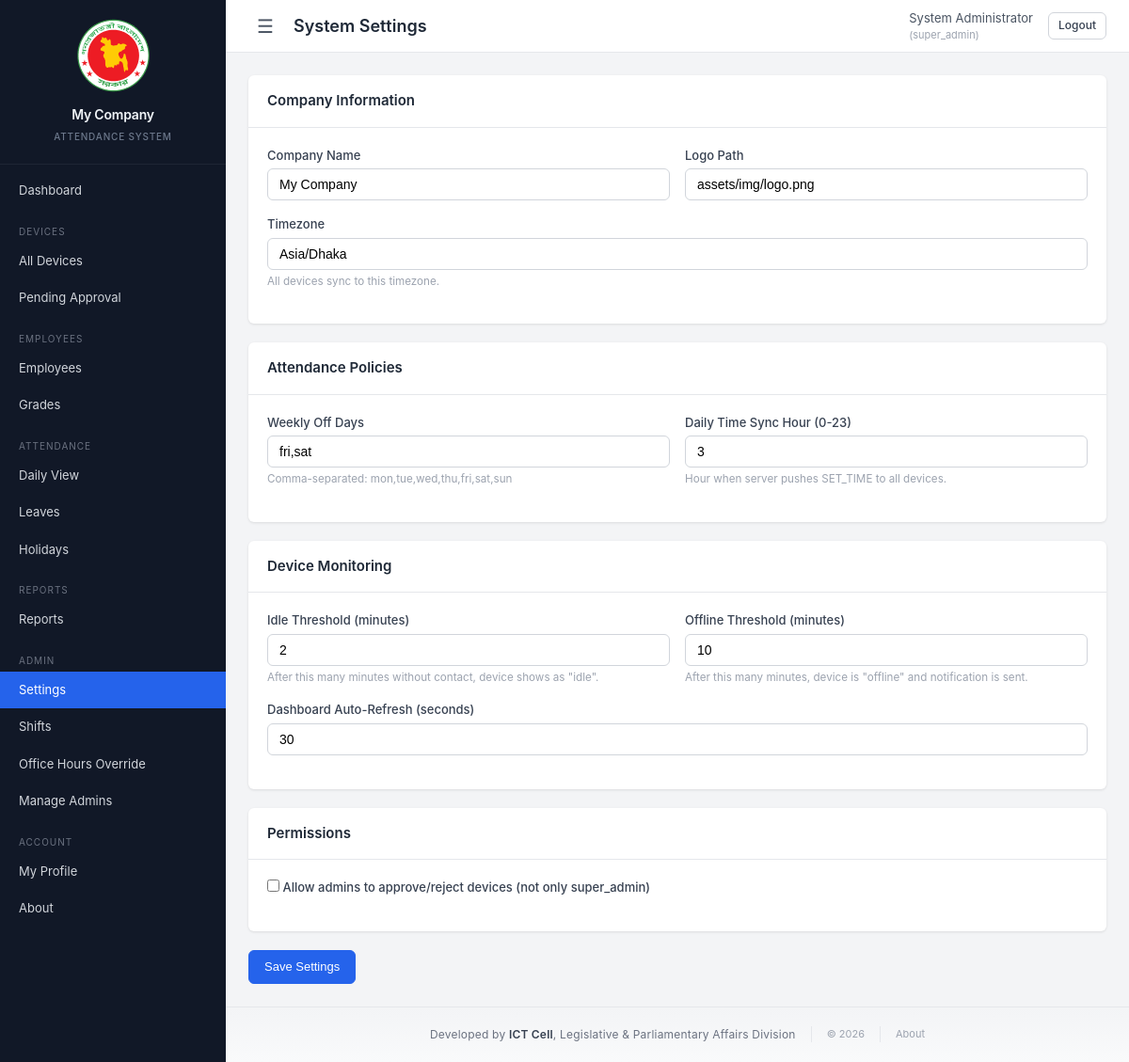
The app's page /php_dashboard/pages/settings/general.php (signed in) with its own data.
### tables this page shows
CREATE TABLE system_settings (
    id INT AUTO_INCREMENT PRIMARY KEY,
    setting_key VARCHAR(100) UNIQUE NOT NULL,
    setting_value TEXT,
    description VARCHAR(255),
    updated_at DATETIME ON UPDATE CURRENT_TIMESTAMP
);

### php_dashboard/config/database.php (called while the page is built, shortened)
<?php
function getDB(): PDO {
    static $pdo = null;
    if ($pdo === null) {
        try {
            $dsn = "mysql:host=" . DB_HOST . ";port=" . DB_PORT . ";dbname=" . DB_NAME . ";charset=" . DB_CHARSET;
            $pdo = new PDO($dsn, DB_USER, DB_PASS, [
                PDO::ATTR_ERRMODE => PDO::ERRMODE_EXCEPTION,
                PDO::ATTR_DEFAULT_FETCH_MODE => PDO::FETCH_ASSOC,
                PDO::ATTR_EMULATE_PREPARES => false,
            ]);
        } catch (PDOException $e) {
            die("Database connection failed: " . $e->getMessage());
        }
    }
    return $pdo;
}
function getSetting(string $key, string $default = ''): string {
    $db = getDB();
    $stmt = $db->prepare("SELECT setting_value FROM system_settings WHERE setting_key = ?");
    $stmt->execute([$key]);
    $row = $stmt->fetch();
    return $row ? $row['setting_value'] : $default;
}

### php_dashboard/includes/auth.php (called while the page is built, shortened)
<?php
require_once __DIR__ . '/../config/database.php';
function isLoggedIn(): bool {
    return isset($_SESSION['user_id']) && !empty($_SESSION['user_id']);
}
function currentUser(): ?array {
    return [
        'id' => $_SESSION['user_id'],
        'username' => $_SESSION['username'],
        'name' => $_SESSION['user_name'],
        'role' => $_SESSION['user_role'],
    ];
}
function hasRole(string $role): bool {
    return isLoggedIn() && $_SESSION['user_role'] === $role;
}
function isSuperAdmin(): bool {
    return hasRole('super_admin');
}

### php_dashboard/pages/settings/general.php (the view, shortened to what this page needs)
<?php
$pageTitle = 'System Settings';
require_once __DIR__ . '/../../includes/header.php';
$db = getDB();
$stmt = $db->query("SELECT setting_key, setting_value, description FROM system_settings ORDER BY id");
$allSettings = [];
while ($row = $stmt->fetch()) {
    $allSettings[$row['setting_key']] = $row;
}
function sv($key, $default = '') {
    global $allSettings;
    return $allSettings[$key]['setting_value'] ?? $default;
}
?>
<form method="POST">
    <div class="card">
        <div class="card-header"><h3>Company Information</h3></div>
        <div class="card-body">
            <div class="form-row">
                <div class="form-group">
                    <label for="company_name">Company Name</label>
                    <input type="text" id="company_name" name="company_name"
                           value="<?= htmlspecialchars(sv('company_name', 'My Company')) ?>">
                </div>
                <div class="form-group">
                    <label for="company_logo_path">Logo Path</label>
                    <input type="text" id="company_logo_path" name="company_logo_path"
                           value="<?= htmlspecialchars(sv('company_logo_path', 'assets/img/logo.png')) ?>">
                </div>
            </div>
            <div class="form-group">
                <label for="timezone">Timezone</label>
                <input type="text" id="timezone" name="timezone"
                       value="<?= htmlspecialchars(sv('timezone', 'Asia/Dhaka')) ?>" readonly>
                <small class="text-muted">All devices sync to this timezone.</small>
            </div>
        </div>
    </div>
    <div class="card">
        <div class="card-header"><h3>Attendance Policies</h3></div>
        <div class="card-body">
            <div class="form-row">
                <div class="form-group">
                    <label for="weekly_off_days">Weekly Off Days</label>
                    <input type="text" id="weekly_off_days" name="weekly_off_days"
                           value="<?= htmlspecialchars(sv('weekly_off_days', 'fri,sat')) ?>">
                    <small class="text-muted">Comma-separated: mon,tue,wed,thu,fri,sat,sun</small>
                </div>
                <div class="form-group">
                    <label for="time_sync_hour">Daily Time Sync Hour (0-23)</label>
                    <input type="number" id="time_sync_hour" name="time_sync_hour"
                           min="0" max="23"
                           value="<?= htmlspecialchars(sv('time_sync_hour', '3')) ?>">
                    <small class="text-muted">Hour when server pushes SET_TIME to all devices.</small>
                </div>
            </div>
        </div>
    </div>
    <div class="card">
        <div class="card-header"><h3>Device Monitoring</h3></div>
        <div class="card-body">
            <div class="form-row">
                <div class="form-group">
                    <label for="idle_threshold_minutes">Idle Threshold (minutes)</label>
                    <input type="number" id="idle_threshold_minutes" name="idle_threshold_minutes"
                           min="1" max="60"
                           value="<?= htmlspecialchars(sv('idle_threshold_minutes', '2')) ?>">
                    <small class="text-muted">After this many minutes without contact, device shows as "idle".</small>
                </div>
                <div class="form-group">
                    <label for="offline_threshold_minutes">Offline Threshold (minutes)</label>
                    <input type="number" id="offline_threshold_minutes" name="offline_threshold_minutes"
                           min="1" max="120"
                           value="<?= htmlspecialchars(sv('offline_threshold_minutes', '10')) ?>">
                    <small class="text-muted">After this many minutes, device is "offline" and notification is sent.</small>
                </div>
            </div>
            <div class="form-group">
                <label for="auto_refresh_seconds">Dashboard Auto-Refresh (seconds)</label>
                <input type="number" id="auto_refresh_seconds" name="auto_refresh_seconds"
                       min="10" max="300"
                       value="<?= htmlspecialchars(sv('auto_refresh_seconds', '30')) ?>">
            </div>
        </div>
    </div>
    <div class="card">
        <div class="card-header"><h3>Permissions</h3></div>
        <div class="card-body">
            <div class="form-group">
                <label class="checkbox-label">
                    <input type="checkbox" name="device_approval_by_admin" value="1"
                           <?= sv('device_approval_by_admin', '0') === '1' ? 'checked' : '' ?>>
                    Allow admins to approve/reject devices (not only super_admin)
                </label>
            </div>
        </div>
    </div>
    <div class="form-actions">
        <button type="submit" class="btn btn-primary">Save Settings</button>
    </div>
</form>
<?php require_once __DIR__ . '/../../includes/footer.php'; ?>

### php_dashboard/includes/header.php (shortened to what this page needs)
<?php
require_once __DIR__ . '/auth.php';
$user = currentUser();
$companyName = getSetting('company_name', 'Attendance System');
$currentPage = basename($_SERVER['PHP_SELF'], '.php');
?>
<!DOCTYPE html>
<html lang="en">
<head>
    <link rel="stylesheet" href="<?= BASE_PATH ?>/assets/css/style.css">
</head>
<body>
    <div class="app-wrapper">
        <nav class="sidebar" id="sidebar">
            <div class="sidebar-header">
                <div class="sidebar-brand">
                    <div class="sidebar-brand-icon">
                        <img src="<?= BASE_PATH ?>/assets/logo.png" alt="Logo" class="sidebar-logo">
                    </div>
                    <div class="sidebar-brand-text">
                        <h2><?= htmlspecialchars($companyName) ?></h2>
                        <small>Attendance System</small>
                    </div>
                </div>
            </div>
            <ul class="nav-menu">
                <li class="<?= $currentPage === 'dashboard' ? 'active' : '' ?>">
                    <a href="<?= BASE_PATH ?>/pages/dashboard.php">Dashboard</a>
                </li>
                <li class="nav-section">Devices</li>
                <li class="<?= $currentPage === 'list' && strpos($_SERVER['PHP_SELF'], 'devices') !== false ? 'active' : '' ?>">
                    <a href="<?= BASE_PATH ?>/pages/devices/list.php">All Devices</a>
                </li>
                <li class="<?= $currentPage === 'pending' ? 'active' : '' ?>">
                    <a href="<?= BASE_PATH ?>/pages/devices/pending.php">Pending Approval</a>
                </li>
                <li class="nav-section">Employees</li>
                <li class="<?= strpos($_SERVER['PHP_SELF'], 'employees') !== false && $currentPage !== 'grades' ? 'active' : '' ?>">
                    <a href="<?= BASE_PATH ?>/pages/employees/list.php">Employees</a>
                </li>
                <li class="<?= $currentPage === 'grades' ? 'active' : '' ?>">
                    <a href="<?= BASE_PATH ?>/pages/employees/grades.php">Grades</a>
                </li>
                <li class="nav-section">Attendance</li>
                <li class="<?= strpos($_SERVER['PHP_SELF'], 'attendance') !== false ? 'active' : '' ?>">
                    <a href="<?= BASE_PATH ?>/pages/attendance/daily.php">Daily View</a>
                </li>
                <li class="<?= strpos($_SERVER['PHP_SELF'], 'leaves') !== false ? 'active' : '' ?>">
                    <a href="<?= BASE_PATH ?>/pages/leaves/list.php">Leaves</a>
                </li>
                <li class="<?= strpos($_SERVER['PHP_SELF'], 'holidays') !== false ? 'active' : '' ?>">
                    <a href="<?= BASE_PATH ?>/pages/holidays/list.php">Holidays</a>
                </li>
                <li class="nav-section">Reports</li>
                <li class="<?= strpos($_SERVER['PHP_SELF'], 'reports') !== false ? 'active' : '' ?>">
                    <a href="<?= BASE_PATH ?>/pages/reports/employee.php">Reports</a>
                </li>
                <?php if (isSuperAdmin()): ?>
                <li class="nav-section">Admin</li>
                <li class="<?= strpos($_SERVER['PHP_SELF'], 'settings') !== false && $currentPage === 'general' ? 'active' : '' ?>">
                    <a href="<?= BASE_PATH ?>/pages/settings/general.php">Settings</a>
                </li>
                <li class="<?= strpos($_SERVER['PHP_SELF'], 'shifts') !== false && $currentPage === 'list' ? 'active' : '' ?>">
                    <a href="<?= BASE_PATH ?>/pages/shifts/list.php">Shifts</a>
                </li>
                <li class="<?= $currentPage === 'overrides' ? 'active' : '' ?>">
                    <a href="<?= BASE_PATH ?>/pages/shifts/overrides.php">Office Hours Override</a>
                </li>
                <li class="<?= $currentPage === 'admins' ? 'active' : '' ?>">
                    <a href="<?= BASE_PATH ?>/pages/settings/admins.php">Manage Admins</a>
                </li>
                <?php endif; ?>
                <li class="nav-section">Account</li>
                <li class="<?= $currentPage === 'profile' ? 'active' : '' ?>">
                    <a href="<?= BASE_PATH ?>/pages/settings/profile.php">My Profile</a>
                </li>
                <li class="<?= $currentPage === 'about' ? 'active' : '' ?>">
                    <a href="<?= BASE_PATH ?>/pages/about.php">About</a>
                </li>
            </ul>
        </nav>
        <div class="main-content">
            <header class="top-bar">
                <div class="top-bar-left">
                    <button class="sidebar-toggle" id="sidebarToggle" type="button" aria-label="Toggle sidebar">&#9776;</button>
                    <h1 class="page-title"><?= htmlspecialchars($pageTitle ?? 'Dashboard') ?></h1>
                </div>
                <div class="top-bar-right">
                    <span class="user-info">
                        <?= htmlspecialchars($user['name']) ?>
                        <small>(<?= $user['role'] ?>)</small>
                    </span>
                    <a href="<?= BASE_PATH ?>/index.php?action=logout" class="btn btn-sm btn-outline">Logout</a>
                </div>
            </header>
            <div class="content-area">

### php_dashboard/includes/footer.php (shortened to what this page needs)
            </div>
            <footer class="site-footer">
                <div class="footer-content">
                    <span class="footer-credit">Developed by <strong>ICT Cell</strong>, Legislative &amp; Parliamentary Affairs Division</span>
                    <span class="footer-year">&copy; <?= date('Y') ?></span>
                    <a href="<?= BASE_PATH ?>/pages/about.php" class="footer-about">About</a>
                </div>
            </footer>
        </div>
    </div>
</body>
</html>

### records on screen
system_settings: setting_value "My Company", company_name "My Company"
system_settings: company_logo_path "assets/img/logo.png"
system_settings: timezone "Asia/Dhaka"
system_settings: weekly_off_days "fri,sat"
system_settings: time_sync_hour "3"
system_settings: idle_threshold_minutes "2"
system_settings: offline_threshold_minutes "10"
system_settings: auto_refresh_seconds "30"

### other values on screen
$pageTitle "System Settings"
$user['name'] "System Administrator"
$user['role'] "super_admin"
